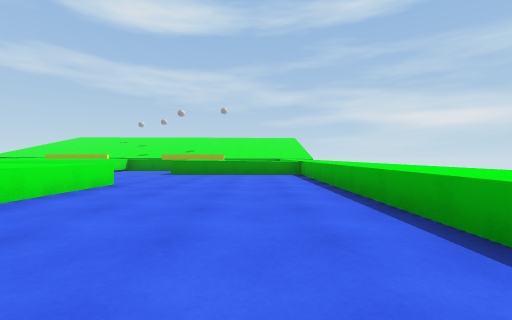
View 1 (above)

19 first-person views from a walk through a Unity game level. The camera is 0.35 m above the floor, looks level and sees 90° across. The floor is counted in squares, 1 m on a side. Each view is taken from the middle of a square. On the plan, view 1 faces up. The plan holds only what a view shows up to about 9 squares ahead; the rest is blank. The place goes on beyond the plan. The player is left out. Surface patterns are stand-ins for the level's own textures.

View 2
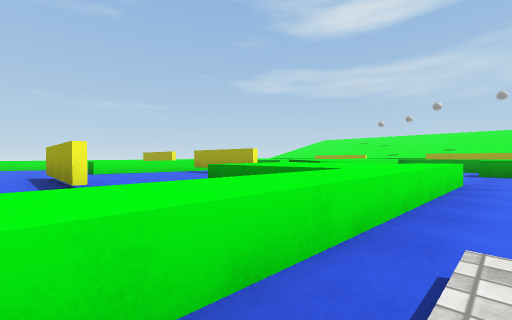

View 3
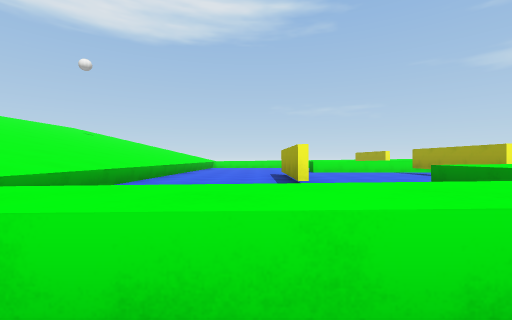

View 4
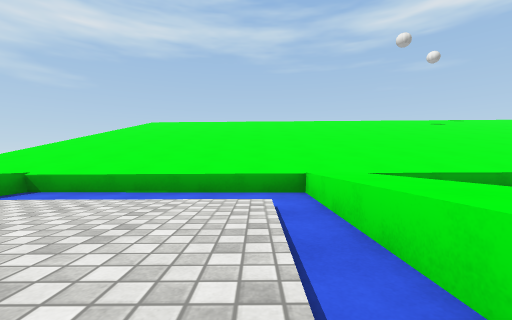

View 5
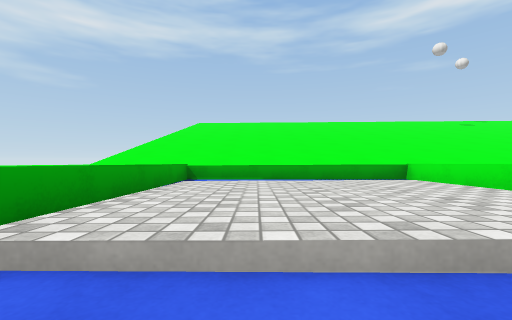

View 6
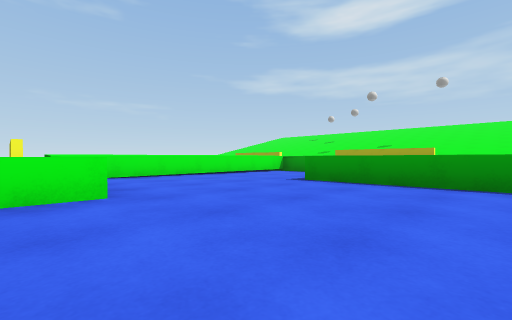

View 7
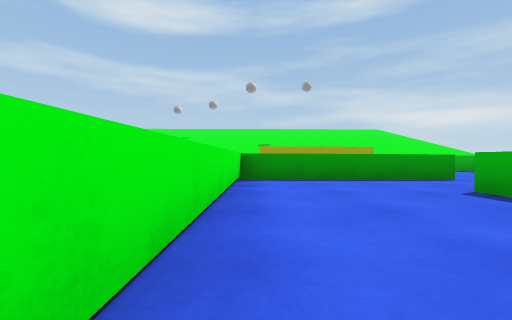

View 8
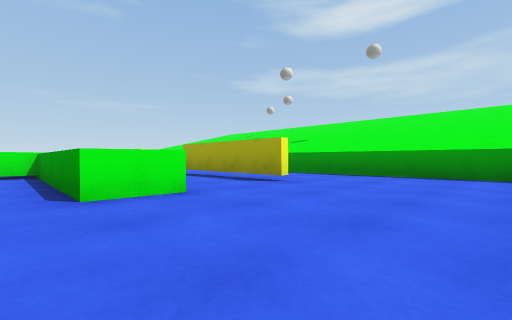

View 9
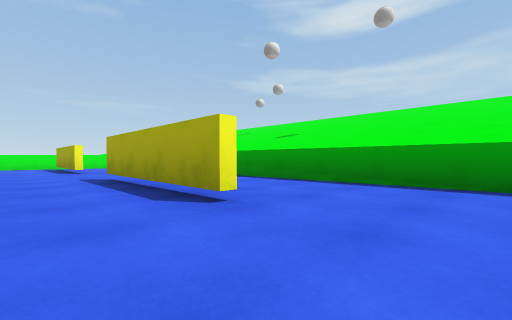

View 10
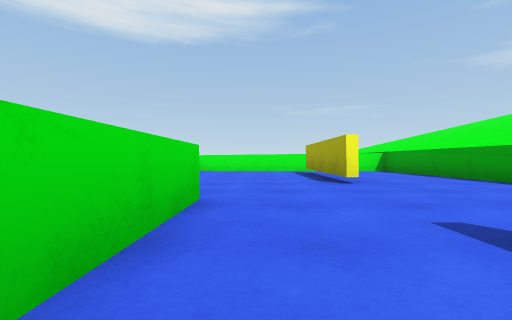

View 11
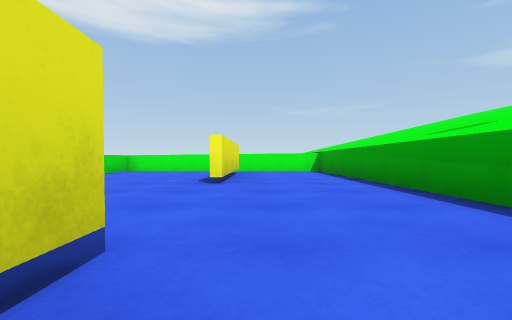

View 12
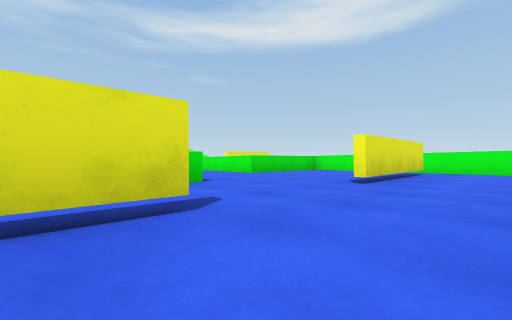

View 13
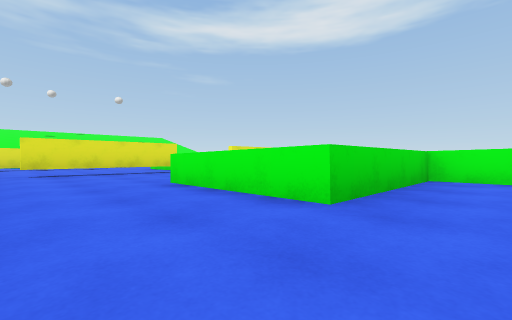

View 14
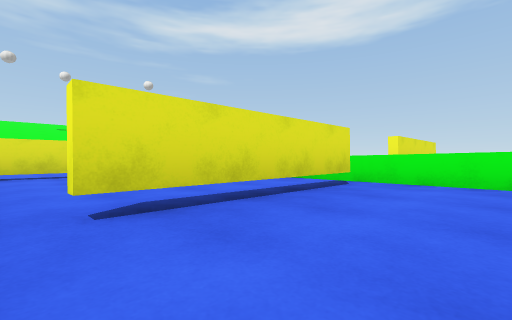

View 15
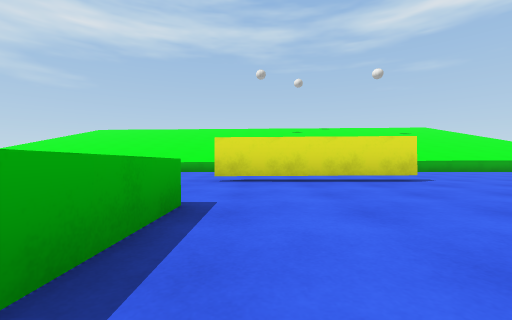

View 16
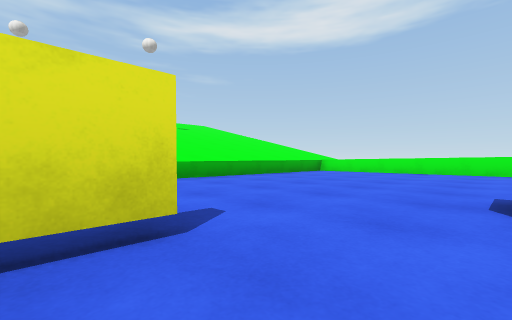

View 17
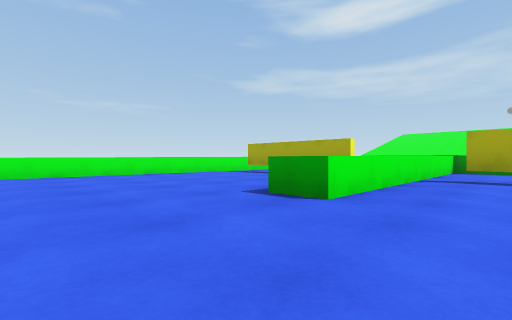

View 18
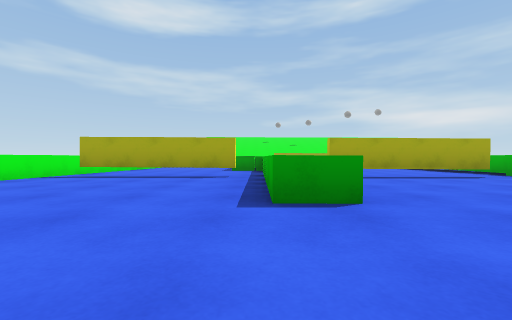

View 19
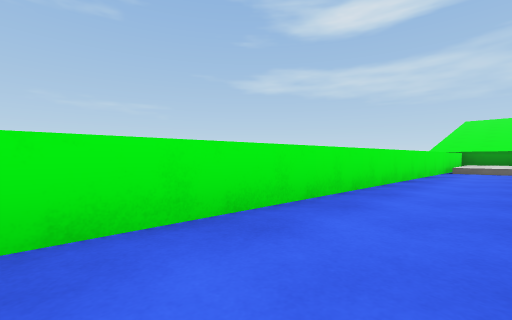

### Floor plan
Key: @ floor where view 1 was taken; # wall or solid block; x gap in a wall; . floor; / step, stairs or slope; = window, fence, low wall or low ledge; ^ raised ledge; T thing the floor can be seen under or through; B white block.
Columns run from 17 left of view 1 to 3 right of it. Each row starts with its distance up from view 1.
 16  ##  ##############
 15  BB  #.............
 14  BB  #.............^
 13  #B  #x###...TTT...
 12  #.  #.............
 11 ##.  #.....^^^^^...
 10 #..  ^^^^..#.......
  9 #..     ^..#..=^
  8 #...^   ^..^...^^^^^
  7 ^....^^....^......#
  6 ^....^^....^.......^
  5 ^....^^....^.......^
  4 ^.###^^TTT.^^^^...=^
  3 ^....^^....^^^^....^
  2 ^....^^....^^^^....^
  1 ^...........  ^....^
  0 ^.......TTT.  ^//@/^
 -1 ^...........  ^/  /^
 -2 ^............ ^/  /^
 -3 ^............ ^....^
 -4  ###^^^^^^^^^^^^^^^^^
 -5                ^^^^^^

Positions as (right, up) in squares from view 1, and headings:
1: (0, 0), facing up
2: (-2, -1), facing up-left
3: (-2, -1), facing left
4: (-2, 0), facing down
5: (0, 1), facing down
6: (0, 4), facing up-left
7: (-5, 6), facing up
8: (1, 10), facing up-left
9: (0, 12), facing up-left
10: (-4, 12), facing left
11: (-4, 14), facing left
12: (-4, 15), facing down-left
13: (-7, 11), facing down-left
14: (-7, 6), facing down-left
15: (-7, 4), facing down
16: (-9, 1), facing down-left
17: (-10, -1), facing up-left
18: (-12, -1), facing up
19: (-15, 5), facing up-left
